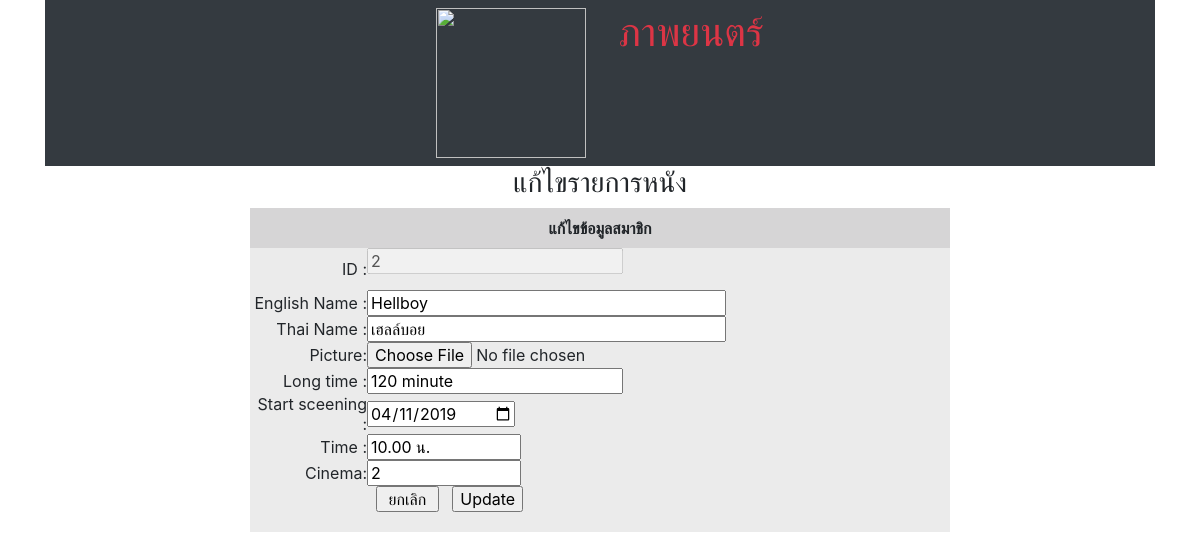
/update.php?id_movie=2, run on the app's committed database.
### tables this page shows
CREATE TABLE `movie` (
  `id_movie` int(11) NOT NULL,
  `name_movie` varchar(150) NOT NULL,
  `name_thai` varchar(100) NOT NULL,
  `picture` varchar(255) NOT NULL,
  `long_time` varchar(10) NOT NULL,
  `Start_screening` date NOT NULL,
  `time_movie` varchar(15) NOT NULL,
  `cinema` int(4) NOT NULL
);

### update.php (the view, shortened to what this page needs)
<html lang="en">
<head>
    <link rel="stylesheet" href="https://stackpath.bootstrapcdn.com/bootstrap/4.3.1/css/bootstrap.min.css">
</head>
<body class=" bg-dark container bg-white" >
<ul class="nav justify-content-center bg-dark">
  <li class="nav-item">
    <a class="nav-link active " href="#"> <img src="http://www.codemobiles.com/biz/images/sf-ipad.png" width="150px"></a>
  </li>
  <li>
  <a class="nav-link active text-danger  " ><h1>ภาพยนตร์</h1></a>
</li>
</ul>
<a><center><h3>แก้ไขรายการหนัง</h3></center></a>
<?php
$connect = mysqli_connect("localhost","root","","move_ticket");
mysqli_query($connect, "SET NAMES 'utf8' ");
$id_movie = $_REQUEST["id_movie"];
$sql2=" SELECT * FROM movie  WHERE id_movie='$id_movie'";
$result = mysqli_query($connect,$sql2) or die ("Error in query: $sql " . mysqli_error());
$row = mysqli_fetch_array($result);
extract($row);
?>
<head>
</head>
<html>
<form action="update_db.php" method="post" enctype="multipart/form-data">
  <table width="700" align="center" cellpadding="0" cellspacing="0">
    <tr><td height="40" colspan="2" align="center" bgcolor="#D6D5D6"><b>แก้ไขข้อมูลสมาชิก</b></td> </tr>
    <tr><td class="text">ID : </td> <td class="text1" >
         <p><input type="text" name="id_movie" value="<?php echo $id_movie; ?>" disabled='disabled' />
          <input type="hidden" name="id_movie" value="<?php echo $id_movie; ?>" /></td></tr>
    <tr><td width="117" class="text">English Name :</td>
      <td width="583" class="text1"><input name="name_movie" type="text"  value="<?=$name_movie;?>" size="30" placeholder="ภาษาอังกฤษเท่านั้น"  required  /></td></tr>
    <tr><td class="text">Thai Name : </td>
      <td class="text1"><input name="name_thai" type="text"  value="<?=$name_thai;?>"  size="30" placeholder="ภาษาไทยเท่านั้น"  required ></td></tr>
    <tr><td class="text">Picture: </td>
    <td class="text1"><input type="file" name="picfile"  value="<?=$picture;?>"  >
    <input type="hidden" name="MAX_FILE_SIZE" value=></td> </tr>
    <tr><td class="text">Long time : </td>
      <td class="text1"><input type="text" name="long_time"  value="<?=$long_time;?>"  placeholder="ใส่ตัวเลข" required/></td></tr>
    <tr><td class="text">Start sceening : </td>
      <td class="text1"><input name="Start_screening" type="date"  value="<?=$Start_screening;?>" size="30"   required></td> </tr>
      <tr><td class="text">Time : </td>
      <td class="text1"><input name="time_movie" type="text"  value="<?=$time_movie;?>" size="10"   required></td> </tr>
      <tr><td class="text">Cinema:</td>
      <td class="text1"><input name="cinema" type="text"  value="<?=$cinema;?>" size="10"   required></td> </tr>
    <tr>
      <td class="text"></td><td class="text1">&nbsp;
      <input type="button" value=" ยกเลิก " onclick="window.location='select_movie_admin.php' " />
        <input type="submit" name="Update" id="Update" value="Update" /></td>
    </tr>
    <tr> <td class="text"><br></td> <td class="text1"></td></tr>
  </table><br><br>
</form>
</html>

### update.php (style rules this page uses)
.text { text-align:right; background-color:#EBEBEB; }
.text1 { text-align:left;background-color:#EBEBEB; }

### data on the page
movie: id_movie "2", name_movie "Hellboy", name_thai "เฮลล์บอย", long_time "120 minute", Start_screening "04/11/2019", time_movie "10.00 น.", cinema "2"
